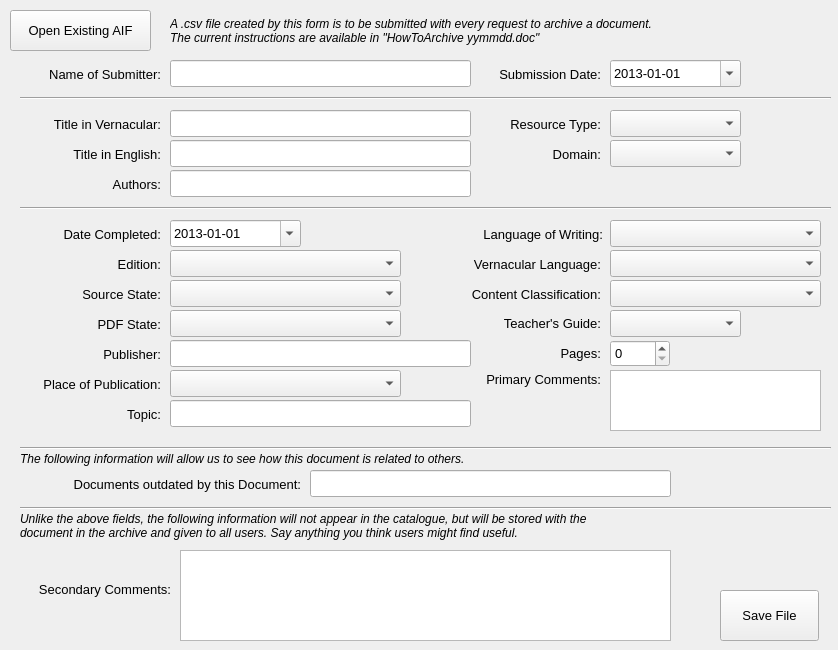
<?xml version="1.0" encoding="UTF-8"?>
<ui version="4.0">
 <class>SSGArchive</class>
 <widget class="QMainWindow" name="SSGArchive">
  <property name="geometry">
   <rect>
    <x>0</x>
    <y>0</y>
    <width>838</width>
    <height>650</height>
   </rect>
  </property>
  <property name="windowTitle">
   <string>SSGArchive</string>
  </property>
  <property name="windowIcon">
   <iconset>
    <normaloff>icons/hicolor/512x512/apps/ssg.png</normaloff>icons/hicolor/512x512/apps/ssg.png</iconset>
  </property>
  <widget class="QWidget" name="centralWidget">
   <widget class="QLineEdit" name="submittersName">
    <property name="geometry">
     <rect>
      <x>170</x>
      <y>60</y>
      <width>301</width>
      <height>27</height>
     </rect>
    </property>
    <property name="font">
     <font>
      <family>Andika Compact</family>
      <pointsize>12</pointsize>
     </font>
    </property>
    <property name="maxLength">
     <number>50</number>
    </property>
   </widget>
   <widget class="QLabel" name="label_21">
    <property name="geometry">
     <rect>
      <x>10</x>
      <y>65</y>
      <width>151</width>
      <height>20</height>
     </rect>
    </property>
    <property name="font">
     <font>
      <pointsize>10</pointsize>
     </font>
    </property>
    <property name="text">
     <string>&lt;html&gt;&lt;head/&gt;&lt;body&gt;&lt;p align=&quot;right&quot;&gt;Name of Submitter:&lt;/p&gt;&lt;/body&gt;&lt;/html&gt;</string>
    </property>
   </widget>
   <widget class="QComboBox" name="resourceType">
    <property name="geometry">
     <rect>
      <x>610</x>
      <y>110</y>
      <width>131</width>
      <height>27</height>
     </rect>
    </property>
    <property name="font">
     <font>
      <pointsize>10</pointsize>
     </font>
    </property>
   </widget>
   <widget class="QLabel" name="label_22">
    <property name="geometry">
     <rect>
      <x>490</x>
      <y>115</y>
      <width>111</width>
      <height>20</height>
     </rect>
    </property>
    <property name="minimumSize">
     <size>
      <width>104</width>
      <height>17</height>
     </size>
    </property>
    <property name="font">
     <font>
      <pointsize>10</pointsize>
     </font>
    </property>
    <property name="text">
     <string>&lt;html&gt;&lt;head/&gt;&lt;body&gt;&lt;p align=&quot;right&quot;&gt;Resource Type:&lt;/p&gt;&lt;/body&gt;&lt;/html&gt;</string>
    </property>
   </widget>
   <widget class="QPushButton" name="saveButton">
    <property name="geometry">
     <rect>
      <x>720</x>
      <y>590</y>
      <width>99</width>
      <height>51</height>
     </rect>
    </property>
    <property name="font">
     <font>
      <pointsize>10</pointsize>
     </font>
    </property>
    <property name="text">
     <string>Save File</string>
    </property>
   </widget>
   <widget class="QComboBox" name="domain">
    <property name="geometry">
     <rect>
      <x>610</x>
      <y>140</y>
      <width>131</width>
      <height>27</height>
     </rect>
    </property>
    <property name="font">
     <font>
      <pointsize>10</pointsize>
     </font>
    </property>
   </widget>
   <widget class="QLabel" name="label">
    <property name="geometry">
     <rect>
      <x>540</x>
      <y>145</y>
      <width>61</width>
      <height>20</height>
     </rect>
    </property>
    <property name="minimumSize">
     <size>
      <width>57</width>
      <height>0</height>
     </size>
    </property>
    <property name="font">
     <font>
      <pointsize>10</pointsize>
     </font>
    </property>
    <property name="text">
     <string>&lt;html&gt;&lt;head/&gt;&lt;body&gt;&lt;p align=&quot;right&quot;&gt;Domain:&lt;/p&gt;&lt;/body&gt;&lt;/html&gt;</string>
    </property>
   </widget>
   <widget class="QComboBox" name="contentClassification">
    <property name="geometry">
     <rect>
      <x>610</x>
      <y>280</y>
      <width>211</width>
      <height>27</height>
     </rect>
    </property>
    <property name="font">
     <font>
      <pointsize>10</pointsize>
     </font>
    </property>
   </widget>
   <widget class="QLabel" name="label_2">
    <property name="geometry">
     <rect>
      <x>440</x>
      <y>285</y>
      <width>161</width>
      <height>20</height>
     </rect>
    </property>
    <property name="minimumSize">
     <size>
      <width>153</width>
      <height>17</height>
     </size>
    </property>
    <property name="font">
     <font>
      <pointsize>10</pointsize>
     </font>
    </property>
    <property name="text">
     <string>&lt;html&gt;&lt;head/&gt;&lt;body&gt;&lt;p align=&quot;right&quot;&gt;Content Classification:&lt;/p&gt;&lt;/body&gt;&lt;/html&gt;</string>
    </property>
   </widget>
   <widget class="QDateEdit" name="submissionDate">
    <property name="geometry">
     <rect>
      <x>610</x>
      <y>60</y>
      <width>131</width>
      <height>27</height>
     </rect>
    </property>
    <property name="font">
     <font>
      <pointsize>10</pointsize>
     </font>
    </property>
    <property name="date">
     <date>
      <year>2013</year>
      <month>1</month>
      <day>1</day>
     </date>
    </property>
    <property name="currentSection">
     <enum>QDateTimeEdit::YearSection</enum>
    </property>
    <property name="displayFormat">
     <string>yyyy-MM-dd</string>
    </property>
    <property name="calendarPopup">
     <bool>true</bool>
    </property>
   </widget>
   <widget class="QLineEdit" name="vernacularTitle">
    <property name="geometry">
     <rect>
      <x>170</x>
      <y>110</y>
      <width>301</width>
      <height>27</height>
     </rect>
    </property>
    <property name="font">
     <font>
      <family>Andika Compact</family>
      <pointsize>12</pointsize>
     </font>
    </property>
    <property name="maxLength">
     <number>80</number>
    </property>
   </widget>
   <widget class="QLabel" name="label_4">
    <property name="geometry">
     <rect>
      <x>30</x>
      <y>115</y>
      <width>131</width>
      <height>20</height>
     </rect>
    </property>
    <property name="font">
     <font>
      <pointsize>10</pointsize>
     </font>
    </property>
    <property name="text">
     <string>&lt;html&gt;&lt;head/&gt;&lt;body&gt;&lt;p align=&quot;right&quot;&gt;Title in Vernacular:&lt;/p&gt;&lt;/body&gt;&lt;/html&gt;</string>
    </property>
   </widget>
   <widget class="QLineEdit" name="englishTitle">
    <property name="geometry">
     <rect>
      <x>170</x>
      <y>140</y>
      <width>301</width>
      <height>27</height>
     </rect>
    </property>
    <property name="font">
     <font>
      <family>Andika Compact</family>
      <pointsize>12</pointsize>
     </font>
    </property>
    <property name="maxLength">
     <number>80</number>
    </property>
   </widget>
   <widget class="QLabel" name="label_5">
    <property name="geometry">
     <rect>
      <x>50</x>
      <y>145</y>
      <width>111</width>
      <height>20</height>
     </rect>
    </property>
    <property name="font">
     <font>
      <pointsize>10</pointsize>
     </font>
    </property>
    <property name="text">
     <string>&lt;html&gt;&lt;head/&gt;&lt;body&gt;&lt;p align=&quot;right&quot;&gt;Title in English:&lt;/p&gt;&lt;/body&gt;&lt;/html&gt;</string>
    </property>
   </widget>
   <widget class="QLineEdit" name="authors">
    <property name="geometry">
     <rect>
      <x>170</x>
      <y>170</y>
      <width>301</width>
      <height>27</height>
     </rect>
    </property>
    <property name="font">
     <font>
      <family>Andika Compact</family>
      <pointsize>12</pointsize>
     </font>
    </property>
    <property name="maxLength">
     <number>255</number>
    </property>
   </widget>
   <widget class="QLabel" name="label_6">
    <property name="geometry">
     <rect>
      <x>90</x>
      <y>175</y>
      <width>71</width>
      <height>20</height>
     </rect>
    </property>
    <property name="font">
     <font>
      <pointsize>10</pointsize>
     </font>
    </property>
    <property name="text">
     <string>&lt;html&gt;&lt;head/&gt;&lt;body&gt;&lt;p align=&quot;right&quot;&gt;Authors:&lt;/p&gt;&lt;/body&gt;&lt;/html&gt;</string>
    </property>
   </widget>
   <widget class="Line" name="line">
    <property name="geometry">
     <rect>
      <x>20</x>
      <y>440</y>
      <width>811</width>
      <height>16</height>
     </rect>
    </property>
    <property name="orientation">
     <enum>Qt::Horizontal</enum>
    </property>
   </widget>
   <widget class="QDateEdit" name="completionDate">
    <property name="geometry">
     <rect>
      <x>170</x>
      <y>220</y>
      <width>131</width>
      <height>27</height>
     </rect>
    </property>
    <property name="font">
     <font>
      <pointsize>10</pointsize>
     </font>
    </property>
    <property name="date">
     <date>
      <year>2013</year>
      <month>1</month>
      <day>1</day>
     </date>
    </property>
    <property name="currentSection">
     <enum>QDateTimeEdit::YearSection</enum>
    </property>
    <property name="displayFormat">
     <string>yyyy-MM-dd</string>
    </property>
    <property name="calendarPopup">
     <bool>true</bool>
    </property>
   </widget>
   <widget class="QLabel" name="label_7">
    <property name="geometry">
     <rect>
      <x>30</x>
      <y>225</y>
      <width>131</width>
      <height>20</height>
     </rect>
    </property>
    <property name="font">
     <font>
      <pointsize>10</pointsize>
     </font>
    </property>
    <property name="text">
     <string>&lt;html&gt;&lt;head/&gt;&lt;body&gt;&lt;p align=&quot;right&quot;&gt;Date Completed:&lt;/p&gt;&lt;/body&gt;&lt;/html&gt;</string>
    </property>
   </widget>
   <widget class="Line" name="line_2">
    <property name="geometry">
     <rect>
      <x>20</x>
      <y>90</y>
      <width>811</width>
      <height>16</height>
     </rect>
    </property>
    <property name="orientation">
     <enum>Qt::Horizontal</enum>
    </property>
   </widget>
   <widget class="QComboBox" name="edition">
    <property name="geometry">
     <rect>
      <x>170</x>
      <y>250</y>
      <width>231</width>
      <height>27</height>
     </rect>
    </property>
    <property name="font">
     <font>
      <pointsize>10</pointsize>
     </font>
    </property>
   </widget>
   <widget class="QLabel" name="label_8">
    <property name="geometry">
     <rect>
      <x>100</x>
      <y>255</y>
      <width>61</width>
      <height>20</height>
     </rect>
    </property>
    <property name="font">
     <font>
      <pointsize>10</pointsize>
     </font>
    </property>
    <property name="text">
     <string>&lt;html&gt;&lt;head/&gt;&lt;body&gt;&lt;p align=&quot;right&quot;&gt;Edition:&lt;/p&gt;&lt;/body&gt;&lt;/html&gt;</string>
    </property>
   </widget>
   <widget class="QComboBox" name="sourceState">
    <property name="geometry">
     <rect>
      <x>170</x>
      <y>280</y>
      <width>231</width>
      <height>27</height>
     </rect>
    </property>
    <property name="font">
     <font>
      <pointsize>10</pointsize>
     </font>
    </property>
   </widget>
   <widget class="QLabel" name="label_9">
    <property name="geometry">
     <rect>
      <x>50</x>
      <y>285</y>
      <width>111</width>
      <height>20</height>
     </rect>
    </property>
    <property name="font">
     <font>
      <pointsize>10</pointsize>
     </font>
    </property>
    <property name="text">
     <string>&lt;html&gt;&lt;head/&gt;&lt;body&gt;&lt;p align=&quot;right&quot;&gt;Source State:&lt;/p&gt;&lt;/body&gt;&lt;/html&gt;</string>
    </property>
   </widget>
   <widget class="QComboBox" name="pdfState">
    <property name="geometry">
     <rect>
      <x>170</x>
      <y>310</y>
      <width>231</width>
      <height>27</height>
     </rect>
    </property>
    <property name="font">
     <font>
      <pointsize>10</pointsize>
     </font>
    </property>
   </widget>
   <widget class="QLabel" name="label_10">
    <property name="geometry">
     <rect>
      <x>80</x>
      <y>315</y>
      <width>81</width>
      <height>20</height>
     </rect>
    </property>
    <property name="font">
     <font>
      <pointsize>10</pointsize>
     </font>
    </property>
    <property name="text">
     <string>&lt;html&gt;&lt;head/&gt;&lt;body&gt;&lt;p align=&quot;right&quot;&gt;PDF State:&lt;/p&gt;&lt;/body&gt;&lt;/html&gt;</string>
    </property>
   </widget>
   <widget class="QComboBox" name="writingLanguage">
    <property name="geometry">
     <rect>
      <x>610</x>
      <y>220</y>
      <width>211</width>
      <height>27</height>
     </rect>
    </property>
    <property name="font">
     <font>
      <pointsize>10</pointsize>
     </font>
    </property>
   </widget>
   <widget class="QLabel" name="label_11">
    <property name="geometry">
     <rect>
      <x>460</x>
      <y>225</y>
      <width>143</width>
      <height>20</height>
     </rect>
    </property>
    <property name="minimumSize">
     <size>
      <width>143</width>
      <height>17</height>
     </size>
    </property>
    <property name="font">
     <font>
      <pointsize>10</pointsize>
     </font>
    </property>
    <property name="text">
     <string>&lt;html&gt;&lt;head/&gt;&lt;body&gt;&lt;p align=&quot;right&quot;&gt;Language of Writing:&lt;/p&gt;&lt;/body&gt;&lt;/html&gt;</string>
    </property>
   </widget>
   <widget class="QComboBox" name="vernacularLanguage">
    <property name="geometry">
     <rect>
      <x>610</x>
      <y>250</y>
      <width>211</width>
      <height>27</height>
     </rect>
    </property>
    <property name="font">
     <font>
      <pointsize>10</pointsize>
     </font>
    </property>
   </widget>
   <widget class="QLabel" name="label_12">
    <property name="geometry">
     <rect>
      <x>450</x>
      <y>255</y>
      <width>151</width>
      <height>20</height>
     </rect>
    </property>
    <property name="minimumSize">
     <size>
      <width>147</width>
      <height>17</height>
     </size>
    </property>
    <property name="font">
     <font>
      <pointsize>10</pointsize>
     </font>
    </property>
    <property name="text">
     <string>&lt;html&gt;&lt;head/&gt;&lt;body&gt;&lt;p align=&quot;right&quot;&gt;Vernacular Language:&lt;/p&gt;&lt;/body&gt;&lt;/html&gt;</string>
    </property>
   </widget>
   <widget class="QComboBox" name="teachersGuide">
    <property name="geometry">
     <rect>
      <x>610</x>
      <y>310</y>
      <width>131</width>
      <height>27</height>
     </rect>
    </property>
    <property name="font">
     <font>
      <pointsize>10</pointsize>
     </font>
    </property>
   </widget>
   <widget class="QLabel" name="label_13">
    <property name="geometry">
     <rect>
      <x>490</x>
      <y>315</y>
      <width>111</width>
      <height>17</height>
     </rect>
    </property>
    <property name="minimumSize">
     <size>
      <width>111</width>
      <height>17</height>
     </size>
    </property>
    <property name="font">
     <font>
      <pointsize>10</pointsize>
     </font>
    </property>
    <property name="text">
     <string>&lt;html&gt;&lt;head/&gt;&lt;body&gt;&lt;p align=&quot;right&quot;&gt;Teacher's Guide:&lt;/p&gt;&lt;/body&gt;&lt;/html&gt;</string>
    </property>
   </widget>
   <widget class="QComboBox" name="publicationPlace">
    <property name="geometry">
     <rect>
      <x>170</x>
      <y>370</y>
      <width>231</width>
      <height>27</height>
     </rect>
    </property>
    <property name="font">
     <font>
      <pointsize>10</pointsize>
     </font>
    </property>
   </widget>
   <widget class="QLabel" name="label_14">
    <property name="geometry">
     <rect>
      <x>10</x>
      <y>375</y>
      <width>151</width>
      <height>20</height>
     </rect>
    </property>
    <property name="font">
     <font>
      <pointsize>10</pointsize>
     </font>
    </property>
    <property name="text">
     <string>&lt;html&gt;&lt;head/&gt;&lt;body&gt;&lt;p align=&quot;right&quot;&gt;Place of Publication:&lt;/p&gt;&lt;/body&gt;&lt;/html&gt;</string>
    </property>
   </widget>
   <widget class="QLineEdit" name="publisher">
    <property name="geometry">
     <rect>
      <x>170</x>
      <y>340</y>
      <width>301</width>
      <height>27</height>
     </rect>
    </property>
    <property name="font">
     <font>
      <family>Andika Compact</family>
      <pointsize>12</pointsize>
     </font>
    </property>
    <property name="maxLength">
     <number>50</number>
    </property>
   </widget>
   <widget class="QLabel" name="label_15">
    <property name="geometry">
     <rect>
      <x>80</x>
      <y>345</y>
      <width>81</width>
      <height>20</height>
     </rect>
    </property>
    <property name="font">
     <font>
      <pointsize>10</pointsize>
     </font>
    </property>
    <property name="text">
     <string>&lt;html&gt;&lt;head/&gt;&lt;body&gt;&lt;p align=&quot;right&quot;&gt;Publisher:&lt;/p&gt;&lt;/body&gt;&lt;/html&gt;</string>
    </property>
   </widget>
   <widget class="QLabel" name="label_16">
    <property name="geometry">
     <rect>
      <x>120</x>
      <y>405</y>
      <width>41</width>
      <height>20</height>
     </rect>
    </property>
    <property name="font">
     <font>
      <pointsize>10</pointsize>
     </font>
    </property>
    <property name="text">
     <string>&lt;html&gt;&lt;head/&gt;&lt;body&gt;&lt;p align=&quot;right&quot;&gt;Topic:&lt;/p&gt;&lt;/body&gt;&lt;/html&gt;</string>
    </property>
   </widget>
   <widget class="QTextEdit" name="primaryComments">
    <property name="geometry">
     <rect>
      <x>610</x>
      <y>370</y>
      <width>211</width>
      <height>61</height>
     </rect>
    </property>
    <property name="font">
     <font>
      <family>Andika Compact</family>
      <pointsize>12</pointsize>
     </font>
    </property>
   </widget>
   <widget class="QLineEdit" name="outdates">
    <property name="geometry">
     <rect>
      <x>310</x>
      <y>470</y>
      <width>361</width>
      <height>27</height>
     </rect>
    </property>
    <property name="font">
     <font>
      <family>Andika Compact</family>
      <pointsize>12</pointsize>
     </font>
    </property>
    <property name="maxLength">
     <number>255</number>
    </property>
   </widget>
   <widget class="QLabel" name="label_18">
    <property name="geometry">
     <rect>
      <x>30</x>
      <y>475</y>
      <width>271</width>
      <height>20</height>
     </rect>
    </property>
    <property name="font">
     <font>
      <pointsize>10</pointsize>
     </font>
    </property>
    <property name="text">
     <string>&lt;html&gt;&lt;head/&gt;&lt;body&gt;&lt;p align=&quot;right&quot;&gt;Documents outdated by this Document:&lt;/p&gt;&lt;/body&gt;&lt;/html&gt;</string>
    </property>
   </widget>
   <widget class="QLabel" name="label_19">
    <property name="geometry">
     <rect>
      <x>20</x>
      <y>450</y>
      <width>581</width>
      <height>17</height>
     </rect>
    </property>
    <property name="font">
     <font>
      <pointsize>9</pointsize>
      <italic>true</italic>
     </font>
    </property>
    <property name="text">
     <string>The following information will allow us to see how this document is related to others.</string>
    </property>
   </widget>
   <widget class="Line" name="line_3">
    <property name="geometry">
     <rect>
      <x>20</x>
      <y>500</y>
      <width>811</width>
      <height>16</height>
     </rect>
    </property>
    <property name="orientation">
     <enum>Qt::Horizontal</enum>
    </property>
   </widget>
   <widget class="QTextEdit" name="secondaryComments">
    <property name="geometry">
     <rect>
      <x>180</x>
      <y>550</y>
      <width>491</width>
      <height>91</height>
     </rect>
    </property>
    <property name="font">
     <font>
      <family>Andika Compact</family>
      <pointsize>12</pointsize>
     </font>
    </property>
   </widget>
   <widget class="QLabel" name="label_20">
    <property name="geometry">
     <rect>
      <x>20</x>
      <y>580</y>
      <width>151</width>
      <height>20</height>
     </rect>
    </property>
    <property name="font">
     <font>
      <pointsize>10</pointsize>
     </font>
    </property>
    <property name="text">
     <string>&lt;html&gt;&lt;head/&gt;&lt;body&gt;&lt;p align=&quot;right&quot;&gt;Secondary Comments:&lt;/p&gt;&lt;/body&gt;&lt;/html&gt;</string>
    </property>
   </widget>
   <widget class="Line" name="line_4">
    <property name="geometry">
     <rect>
      <x>20</x>
      <y>200</y>
      <width>811</width>
      <height>16</height>
     </rect>
    </property>
    <property name="orientation">
     <enum>Qt::Horizontal</enum>
    </property>
   </widget>
   <widget class="QPushButton" name="openButton">
    <property name="geometry">
     <rect>
      <x>10</x>
      <y>10</y>
      <width>141</width>
      <height>41</height>
     </rect>
    </property>
    <property name="font">
     <font>
      <pointsize>10</pointsize>
     </font>
    </property>
    <property name="text">
     <string>Open Existing AIF</string>
    </property>
   </widget>
   <widget class="QLabel" name="label_23">
    <property name="geometry">
     <rect>
      <x>20</x>
      <y>500</y>
      <width>571</width>
      <height>51</height>
     </rect>
    </property>
    <property name="font">
     <font>
      <pointsize>9</pointsize>
      <italic>true</italic>
     </font>
    </property>
    <property name="text">
     <string>Unlike the above fields, the following information will not appear in the catalogue, but will be stored with the document in the archive and given to all users. Say anything you think users might find useful.</string>
    </property>
    <property name="wordWrap">
     <bool>true</bool>
    </property>
   </widget>
   <widget class="QLabel" name="label_17">
    <property name="geometry">
     <rect>
      <x>460</x>
      <y>370</y>
      <width>141</width>
      <height>20</height>
     </rect>
    </property>
    <property name="minimumSize">
     <size>
      <width>111</width>
      <height>17</height>
     </size>
    </property>
    <property name="font">
     <font>
      <pointsize>10</pointsize>
     </font>
    </property>
    <property name="text">
     <string>&lt;html&gt;&lt;head/&gt;&lt;body&gt;&lt;p align=&quot;right&quot;&gt;Primary Comments:&lt;/p&gt;&lt;/body&gt;&lt;/html&gt;</string>
    </property>
   </widget>
   <widget class="QLabel" name="label_25">
    <property name="geometry">
     <rect>
      <x>470</x>
      <y>65</y>
      <width>131</width>
      <height>20</height>
     </rect>
    </property>
    <property name="font">
     <font>
      <pointsize>10</pointsize>
     </font>
    </property>
    <property name="text">
     <string>&lt;html&gt;&lt;head/&gt;&lt;body&gt;&lt;p align=&quot;right&quot;&gt;Submission Date:&lt;/p&gt;&lt;/body&gt;&lt;/html&gt;</string>
    </property>
   </widget>
   <widget class="QLabel" name="label_26">
    <property name="geometry">
     <rect>
      <x>170</x>
      <y>10</y>
      <width>501</width>
      <height>41</height>
     </rect>
    </property>
    <property name="font">
     <font>
      <pointsize>9</pointsize>
      <italic>true</italic>
     </font>
    </property>
    <property name="text">
     <string>A .csv file created by this form is to be submitted with every request to archive a document.  The current instructions are available in &quot;HowToArchive yymmdd.doc&quot;</string>
    </property>
    <property name="wordWrap">
     <bool>true</bool>
    </property>
   </widget>
   <widget class="QLineEdit" name="topic">
    <property name="geometry">
     <rect>
      <x>170</x>
      <y>400</y>
      <width>301</width>
      <height>27</height>
     </rect>
    </property>
    <property name="font">
     <font>
      <family>Andika Compact</family>
      <pointsize>12</pointsize>
     </font>
    </property>
    <property name="maxLength">
     <number>100</number>
    </property>
   </widget>
   <widget class="QLabel" name="label_24">
    <property name="geometry">
     <rect>
      <x>490</x>
      <y>345</y>
      <width>111</width>
      <height>17</height>
     </rect>
    </property>
    <property name="minimumSize">
     <size>
      <width>111</width>
      <height>17</height>
     </size>
    </property>
    <property name="font">
     <font>
      <pointsize>10</pointsize>
     </font>
    </property>
    <property name="text">
     <string>&lt;html&gt;&lt;head/&gt;&lt;body&gt;&lt;p align=&quot;right&quot;&gt;Pages:&lt;/p&gt;&lt;/body&gt;&lt;/html&gt;</string>
    </property>
   </widget>
   <widget class="QSpinBox" name="pages">
    <property name="geometry">
     <rect>
      <x>610</x>
      <y>340</y>
      <width>60</width>
      <height>27</height>
     </rect>
    </property>
    <property name="font">
     <font>
      <pointsize>10</pointsize>
     </font>
    </property>
    <property name="maximum">
     <number>9999</number>
    </property>
    <property name="singleStep">
     <number>1</number>
    </property>
   </widget>
   <zorder>submittersName</zorder>
   <zorder>label_21</zorder>
   <zorder>resourceType</zorder>
   <zorder>label_22</zorder>
   <zorder>saveButton</zorder>
   <zorder>domain</zorder>
   <zorder>label</zorder>
   <zorder>contentClassification</zorder>
   <zorder>label_2</zorder>
   <zorder>submissionDate</zorder>
   <zorder>vernacularTitle</zorder>
   <zorder>label_4</zorder>
   <zorder>englishTitle</zorder>
   <zorder>label_5</zorder>
   <zorder>authors</zorder>
   <zorder>label_6</zorder>
   <zorder>line</zorder>
   <zorder>completionDate</zorder>
   <zorder>label_7</zorder>
   <zorder>line_2</zorder>
   <zorder>edition</zorder>
   <zorder>label_8</zorder>
   <zorder>sourceState</zorder>
   <zorder>label_9</zorder>
   <zorder>pdfState</zorder>
   <zorder>label_10</zorder>
   <zorder>writingLanguage</zorder>
   <zorder>label_11</zorder>
   <zorder>vernacularLanguage</zorder>
   <zorder>label_12</zorder>
   <zorder>teachersGuide</zorder>
   <zorder>label_13</zorder>
   <zorder>publicationPlace</zorder>
   <zorder>label_14</zorder>
   <zorder>publisher</zorder>
   <zorder>label_15</zorder>
   <zorder>label_16</zorder>
   <zorder>outdates</zorder>
   <zorder>label_18</zorder>
   <zorder>label_19</zorder>
   <zorder>line_3</zorder>
   <zorder>secondaryComments</zorder>
   <zorder>label_20</zorder>
   <zorder>line_4</zorder>
   <zorder>primaryComments</zorder>
   <zorder>openButton</zorder>
   <zorder>label_23</zorder>
   <zorder>label_17</zorder>
   <zorder>label_25</zorder>
   <zorder>label_26</zorder>
   <zorder>topic</zorder>
   <zorder>label_24</zorder>
   <zorder>pages</zorder>
  </widget>
  <action name="actionInstructions">
   <property name="text">
    <string>Instructions</string>
   </property>
  </action>
  <action name="actionAbout">
   <property name="text">
    <string>About</string>
   </property>
  </action>
 </widget>
 <layoutdefault spacing="6" margin="11"/>
 <tabstops>
  <tabstop>openButton</tabstop>
  <tabstop>submittersName</tabstop>
  <tabstop>submissionDate</tabstop>
  <tabstop>vernacularTitle</tabstop>
  <tabstop>englishTitle</tabstop>
  <tabstop>authors</tabstop>
  <tabstop>resourceType</tabstop>
  <tabstop>domain</tabstop>
  <tabstop>completionDate</tabstop>
  <tabstop>edition</tabstop>
  <tabstop>sourceState</tabstop>
  <tabstop>pdfState</tabstop>
  <tabstop>publisher</tabstop>
  <tabstop>publicationPlace</tabstop>
  <tabstop>topic</tabstop>
  <tabstop>writingLanguage</tabstop>
  <tabstop>vernacularLanguage</tabstop>
  <tabstop>contentClassification</tabstop>
  <tabstop>teachersGuide</tabstop>
  <tabstop>pages</tabstop>
  <tabstop>primaryComments</tabstop>
  <tabstop>outdates</tabstop>
  <tabstop>secondaryComments</tabstop>
  <tabstop>saveButton</tabstop>
 </tabstops>
 <resources/>
 <connections/>
</ui>
